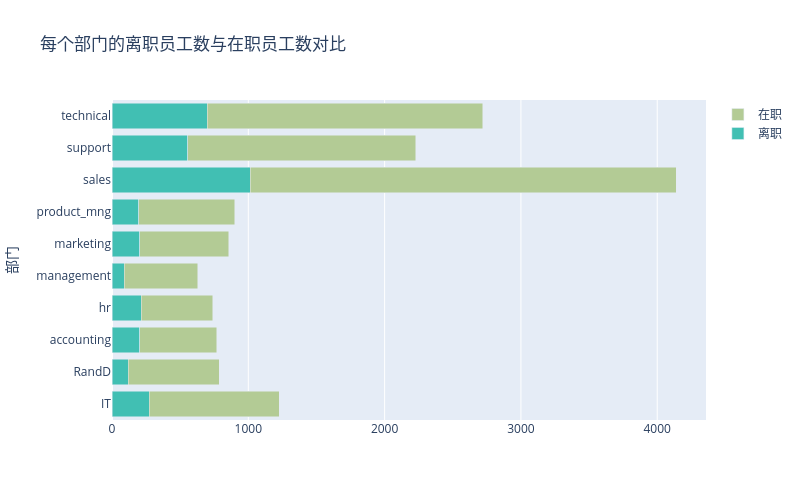

The code cell stored with this chart in its notebook:
### Code cell
data = []
left_eles = df.left.unique()
for l in left_eles:
    trace = Bar(x = depart_left_table[l], y = depart_left_table.index, name=('离职' if l == 1 else '在职'),orientation='h',marker=dict(color=colors[l+4]))
    data.append(trace)
layout = Layout(title="每个部门的离职员工数与在职员工数对比", barmode="stack",width=800,height=500,yaxis=dict(title="部门",tickmode="array",tickvals=list(department_dict.keys()),ticktext=list(department_dict.values())))
iplot(Figure(data= data, layout=layout))

### Figure 1 — Plotly figure (JSON) as saved in the notebook; plotly's stock layout.template omitted (floating-point values rounded to 4 significant figures)
{"data": [{"marker": {"color": "#41bfb3"}, "name": "离职", "orientation": "h", "type": "bar", "x": [273, 121, 204, 215, 91, 203, 198, 1014, 555, 697], "y": [0, 1, 2, 3, 4, 5, 6, 7, 8, 9]}, {"marker": {"color": "#b3cb95"}, "name": "在职", "orientation": "h", "type": "bar", "x": [954, 666, 563, 524, 539, 655, 704, 3126, 1674, 2023], "y": [0, 1, 2, 3, 4, 5, 6, 7, 8, 9]}], "layout": {"barmode": "stack", "height": 500, "title": {"text": "每个部门的离职员工数与在职员工数对比"}, "width": 800, "yaxis": {"tickmode": "array", "ticktext": ["IT", "RandD", "accounting", "hr", "management", "marketing", "product_mng", "sales", "support", "technical"], "tickvals": [0, 1, 2, 3, 4, 5, 6, 7, 8, 9], "title": {"text": "部门"}}}}
